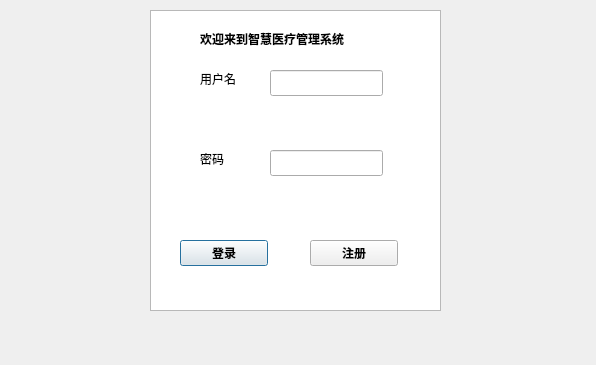
<?xml version="1.0" encoding="UTF-8"?>
<ui version="4.0">
 <class>LoginWindow</class>
 <widget class="QDialog" name="LoginWindow">
  <property name="geometry">
   <rect>
    <x>0</x>
    <y>0</y>
    <width>596</width>
    <height>365</height>
   </rect>
  </property>
  <property name="windowTitle">
   <string>Dialog</string>
  </property>
  <widget class="QLabel" name="label_3">
   <property name="geometry">
    <rect>
     <x>200</x>
     <y>150</y>
     <width>66</width>
     <height>18</height>
    </rect>
   </property>
   <property name="font">
    <font>
     <family>AR PL UKai CN</family>
    </font>
   </property>
   <property name="text">
    <string>密码</string>
   </property>
  </widget>
  <widget class="QLineEdit" name="usernameLineEdit">
   <property name="geometry">
    <rect>
     <x>270</x>
     <y>70</y>
     <width>113</width>
     <height>26</height>
    </rect>
   </property>
  </widget>
  <widget class="QPushButton" name="loginButton">
   <property name="geometry">
    <rect>
     <x>180</x>
     <y>240</y>
     <width>88</width>
     <height>26</height>
    </rect>
   </property>
   <property name="font">
    <font>
     <family>AR PL UKai CN</family>
     <bold>true</bold>
    </font>
   </property>
   <property name="text">
    <string>登录</string>
   </property>
  </widget>
  <widget class="QLabel" name="label_4">
   <property name="geometry">
    <rect>
     <x>200</x>
     <y>70</y>
     <width>66</width>
     <height>18</height>
    </rect>
   </property>
   <property name="font">
    <font>
     <family>AR PL UKai CN</family>
    </font>
   </property>
   <property name="text">
    <string>用户名</string>
   </property>
  </widget>
  <widget class="QLineEdit" name="passwordLineEdit">
   <property name="geometry">
    <rect>
     <x>270</x>
     <y>150</y>
     <width>113</width>
     <height>26</height>
    </rect>
   </property>
   <property name="echoMode">
    <enum>QLineEdit::Password</enum>
   </property>
  </widget>
  <widget class="QPushButton" name="registerButton">
   <property name="geometry">
    <rect>
     <x>310</x>
     <y>240</y>
     <width>88</width>
     <height>26</height>
    </rect>
   </property>
   <property name="font">
    <font>
     <family>AR PL UKai CN</family>
     <bold>true</bold>
    </font>
   </property>
   <property name="text">
    <string>注册</string>
   </property>
  </widget>
  <widget class="QLabel" name="label">
   <property name="geometry">
    <rect>
     <x>200</x>
     <y>30</y>
     <width>191</width>
     <height>18</height>
    </rect>
   </property>
   <property name="font">
    <font>
     <family>AR PL UKai CN</family>
     <bold>true</bold>
    </font>
   </property>
   <property name="text">
    <string>欢迎来到智慧医疗管理系统</string>
   </property>
  </widget>
  <widget class="QGraphicsView" name="graphicsView">
   <property name="geometry">
    <rect>
     <x>150</x>
     <y>10</y>
     <width>291</width>
     <height>301</height>
    </rect>
   </property>
  </widget>
  <zorder>graphicsView</zorder>
  <zorder>label_3</zorder>
  <zorder>usernameLineEdit</zorder>
  <zorder>loginButton</zorder>
  <zorder>label_4</zorder>
  <zorder>passwordLineEdit</zorder>
  <zorder>registerButton</zorder>
  <zorder>label</zorder>
 </widget>
 <resources/>
 <connections/>
</ui>
